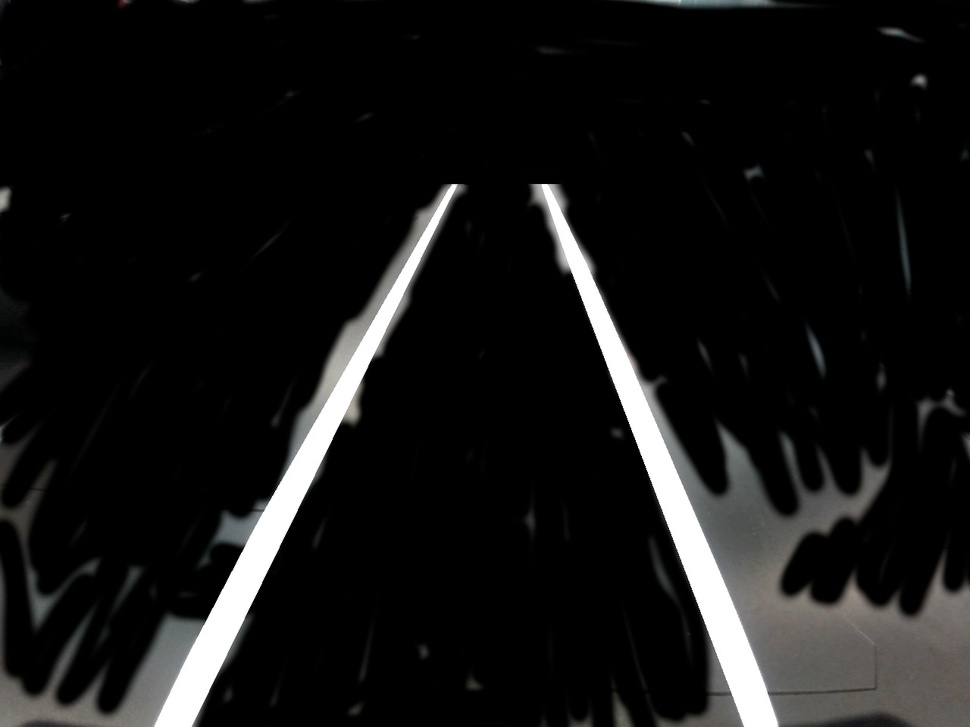
#> input picture Computer_Vision_for_Autonomous_Robot_Navigation/lane_detection_result.jpg, 970 x 727 px, shrunk from 1280 x 960 before the run, found by its file name
$ python matrix_pro.py
#> lines starting #> are read from the running program, lines starting #| are printed output that depends on the picture; after the words box and inside, x2 and y2 are one past the last pixel; in counts of white or black regions, pixels touching at a corner belong together
import cv2
import numpy as np

def find_white_lines(image):
    """Находит белые линии на изображении через различные методы"""
    # Конвертируем в HSV для лучшего выделения белых областей
    hsv = cv2.cvtColor(image, cv2.COLOR_BGR2HSV)

    # Создаем маску для белых областей
    lower_white = np.array([0, 0, 200])
    upper_white = np.array([180, 30, 255])
    white_mask = cv2.inRange(hsv, lower_white, upper_white)

    # Также используем простую бинаризацию по яркости
    gray = cv2.cvtColor(image, cv2.COLOR_BGR2GRAY)
    _, bright_mask = cv2.threshold(gray, 250, 255, cv2.THRESH_BINARY)

    # Объединяем маски
    combined_mask = cv2.bitwise_or(white_mask, bright_mask)

    # Морфологические операции для очистки
    kernel = np.ones((3,3), np.uint8)
    combined_mask = cv2.morphologyEx(combined_mask, cv2.MORPH_CLOSE, kernel)
    combined_mask = cv2.morphologyEx(combined_mask, cv2.MORPH_OPEN, kernel)

    return combined_mask

def find_road_edges(image):
    """Находит границы дороги через поиск белых линий и контуров"""
    # Находим белые линии
    white_lines_mask = find_white_lines(image)

    # Находим контуры в маске белых линий
    contours, _ = cv2.findContours(white_lines_mask, cv2.RETR_EXTERNAL, cv2.CHAIN_APPROX_SIMPLE)

    height, width = image.shape[:2]

    # Фильтруем контуры по размеру и положению
    min_area = 1000
    valid_contours = []

    for cnt in contours:
        area = cv2.contourArea(cnt)
        if area > min_area:
            # Проверяем, что контур находится в нижней части изображения (дорога)
            M = cv2.moments(cnt)
            if M['m00'] > 0:
                cy = int(M['m01']/M['m00'])
                if cy > height * 0.3:  # Только контуры в нижних 70% изображения
                    valid_contours.append(cnt)

    # Сортируем контуры по положению (слева направо)
    valid_contours.sort(key=lambda c: cv2.boundingRect(c)[0])

    # Находим левую и правую границы дороги
    left_edge = None
    right_edge = None

    if len(valid_contours) >= 2:
        # Берем самый левый и самый правый контур
        left_edge = valid_contours[0]
        right_edge = valid_contours[-1]
    elif len(valid_contours) == 1:
        # Если найден только один контур, определяем его положение
        M = cv2.moments(valid_contours[0])
        cx = int(M['m10']/M['m00'])
        if cx < width/2:
            left_edge = valid_contours[0]
        else:
            right_edge = valid_contours[0]

    # Если не нашли контуры, используем детекцию линий
    if left_edge is None or right_edge is None:
        # Детекция линий через преобразование Хафа
        edges = cv2.Canny(white_lines_mask, 50, 150)
        lines = cv2.HoughLinesP(edges, 1, np.pi/180, 100, minLineLength=100, maxLineGap=50)

        if lines is not None:
            left_lines = []
            right_lines = []

            for line in lines:
                x1, y1, x2, y2 = line[0]
                if y2 < y1:  # Линия идет снизу вверх
                    continue

                # Вычисляем угол линии
                angle = np.arctan2(y2 - y1, x2 - x1) * 180 / np.pi

                # Фильтруем по углу (вертикальные линии)
                if abs(angle) < 30 or abs(angle) > 150:
                    # Определяем, левая это линия или правая
                    if x1 < width/2:
                        left_lines.append(line[0])
                    else:
                        right_lines.append(line[0])

            # Убираем весь блок с линиями Хафа - берем точки только от контуров

    # Создаем точки трапеции от контуров белых линий
    if left_edge is not None and right_edge is not None:
        # Берем точки контуров
        left_points = left_edge.reshape(-1, 2)
        right_points = right_edge.reshape(-1, 2)

        # От левой линии берем самые правые точки (сверху и снизу)
        left_right_x = np.max(left_points[:, 0])
        left_top_y = np.min(left_points[:, 1])
        left_bottom_y = np.max(left_points[:, 1])

        # От правой линии берем самые левые точки (сверху и снизу)
        right_left_x = np.min(right_points[:, 0])
        right_top_y = np.min(right_points[:, 1])
        right_bottom_y = np.max(right_points[:, 1])

        # Строим трапецию с учетом наклона линий
        # Верхние точки - на одной высоте (самая верхняя)
        top_y = min(left_top_y, right_top_y)

        # Нижние точки - на одной высоте (самая нижняя)
        bottom_y = max(left_bottom_y, right_bottom_y)

        # Находим x-координаты для верхних и нижних точек с учетом наклона
        # Для левой линии: находим САМУЮ ПРАВУЮ точку на высоте top_y и bottom_y (внутренняя граница)
        left_top_mask = np.abs(left_points[:, 1] - top_y) < 5  # точки вблизи top_y
        left_bottom_mask = np.abs(left_points[:, 1] - bottom_y) < 5  # точки вблизи bottom_y

        if np.any(left_top_mask):
            left_top_x = np.max(left_points[left_top_mask, 0])  # самая правая точка
        else:
            left_top_x = left_right_x

        if np.any(left_bottom_mask):
            left_bottom_x = np.max(left_points[left_bottom_mask, 0])  # самая правая точка
        else:
            left_bottom_x = left_right_x

        # Для правой линии: находим САМУЮ ЛЕВУЮ точку на высоте top_y и bottom_y (внутренняя граница)
        right_top_mask = np.abs(right_points[:, 1] - top_y) < 5  # точки вблизи top_y
        right_bottom_mask = np.abs(right_points[:, 1] - bottom_y) < 5  # точки вблизи bottom_y

        if np.any(right_top_mask):
            right_top_x = np.min(right_points[right_top_mask, 0])  # самая левая точка
        else:
            right_top_x = right_left_x

        if np.any(right_bottom_mask):
            right_bottom_x = np.min(right_points[right_bottom_mask, 0])  # самая левая точка
        else:
            right_bottom_x = right_left_x

        dst_points = np.float32([
            [left_top_x, top_y],           # верхний левый (левая линия на верхней высоте)
            [right_top_x, top_y],          # верхний правый (правая линия на верхней высоте)
            [right_bottom_x, bottom_y],    # нижний правый (правая линия на нижней высоте)
            [left_bottom_x, bottom_y]      # нижний левый (левая линия на нижней высоте)
        ])

        # Отладочная информация
        print(f"Точки трапеции от контуров:")
        print(f"Левая линия: верх x={left_top_x}, низ x={left_bottom_x}")
        print(f"Правая линия: верх x={right_top_x}, низ x={right_bottom_x}")
        print(f"Высота: верх y={top_y}, низ y={bottom_y}")
    else:
        # Используем значения по умолчанию (внутренние границы)
        dst_points = np.float32([
            [width * 0.35, int(height * 0.2)],       # верхний левый (внутренняя левая граница)
            [width * 0.65, int(height * 0.2)],       # верхний правый (внутренняя правая граница)
            [width * 0.65, int(height * 0.9)],       # нижний правый (внутренняя правая граница)
            [width * 0.35, int(height * 0.9)]        # нижний левый (внутренняя левая граница)
        ])

    # Визуализация найденных контуров
    viz = image.copy()
    if left_edge is not None:
        cv2.drawContours(viz, [left_edge], -1, (0, 255, 0), 2)
    if right_edge is not None:
        cv2.drawContours(viz, [right_edge], -1, (0, 0, 255), 2)

    return dst_points, white_lines_mask, viz

# [14 lines left out: function calculate_grid_step, not called in this run]

def create_grid_with_cells(width, height, num_cells_horizontal, num_cells_vertical, fill_cells=True, cell_color=(200, 200, 200), vertical_spacing=5):
    """Создает сетку с заданным количеством ячеек"""
    grid = np.zeros((height, width, 3), dtype=np.uint8)
    grid.fill(255)  # Белый фон

    # Увеличиваем расстояние между ячейками (уменьшаем количество ячеек)
    # Это даст больше пространства между линиями
    effective_horizontal = max(5, num_cells_horizontal)  # Минимум 5 ячеек
    effective_vertical = max(5, num_cells_vertical)     # Минимум 5 ячеек

    # Вычисляем шаги сетки
    horizontal_step = width // effective_horizontal
    vertical_step = height // effective_vertical

    # Если нужно заполнить ячейки цветом
    if fill_cells:
        # Заполняем каждую ячейку цветом
        for i in range(effective_vertical):
            for j in range(effective_horizontal):
                y1 = i * vertical_step
                y2 = (i + 1) * vertical_step
                x1 = j * horizontal_step
                x2 = (j + 1) * horizontal_step

                # Заполняем ячейку цветом
                cv2.rectangle(grid, (x1, y1), (x2, y2), cell_color, -1)

    # Рисуем черные линии сетки поверх заполненных ячеек
    line_color = (0, 0, 0)  # Черный цвет
    line_thickness = 3       # Увеличиваем толщину линий

    # Горизонтальные линии
    for i in range(effective_vertical + 1):
        y = i * vertical_step
        cv2.line(grid, (0, y), (width, y), line_color, line_thickness)

    # Вертикальные линии с увеличенным расстоянием
    vertical_line_spacing = vertical_spacing  # Расстояние между вертикальными линиями в пикселях
    print(f"DEBUG: vertical_spacing = {vertical_spacing}, effective_horizontal = {effective_horizontal}")

    for i in range(effective_horizontal + 1):
        x = i * horizontal_step

        # Рисуем линию с отступом от края ячейки
        if i == 0:  # Первая линия (левая граница)
            line_x = x
            print(f"DEBUG: Линия {i}: x={x} (левая граница)")
        elif i == effective_horizontal:  # Последняя линия (правая граница)
            line_x = x
            print(f"DEBUG: Линия {i}: x={x} (правая граница)")
        else:  # Промежуточные линии
            line_x = x + vertical_line_spacing  # Сдвигаем линию вправо
            print(f"DEBUG: Линия {i}: x={x} -> line_x={line_x} (сдвиг на {vertical_line_spacing})")

        cv2.line(grid, (line_x, 0), (line_x, height), line_color, line_thickness)

    return grid

def main():
    NUM_CELLS_HORIZONTAL = 15   # Количество ячеек по горизонтали
    NUM_CELLS_VERTICAL = 30    # Количество ячеек по вертикали


    image_path = "/home/arrma/PROGRAMMS/Arhipelag_2025/Computer_Vision_for_Autonomous_Robot_Navigation/lane_detection_result.jpg"
    image = cv2.imread(image_path)
#> image is the input picture: shape (727, 970, 3); mean B, G, R 20.8, 21.1, 21.2

    if image is None:
        print(f"Ошибка загрузки изображения: {image_path}")
        return

    height, width = image.shape[:2]
    print(f"Размер изображения: {width}x{height}")
#| Размер изображения: 970x727

    # Находим границы дороги
    dst_points, white_lines_mask, contour_img = find_road_edges(image)
#> in find_white_lines, `white_mask = cv2.inRange(hsv, lower_white, upper_white)`:
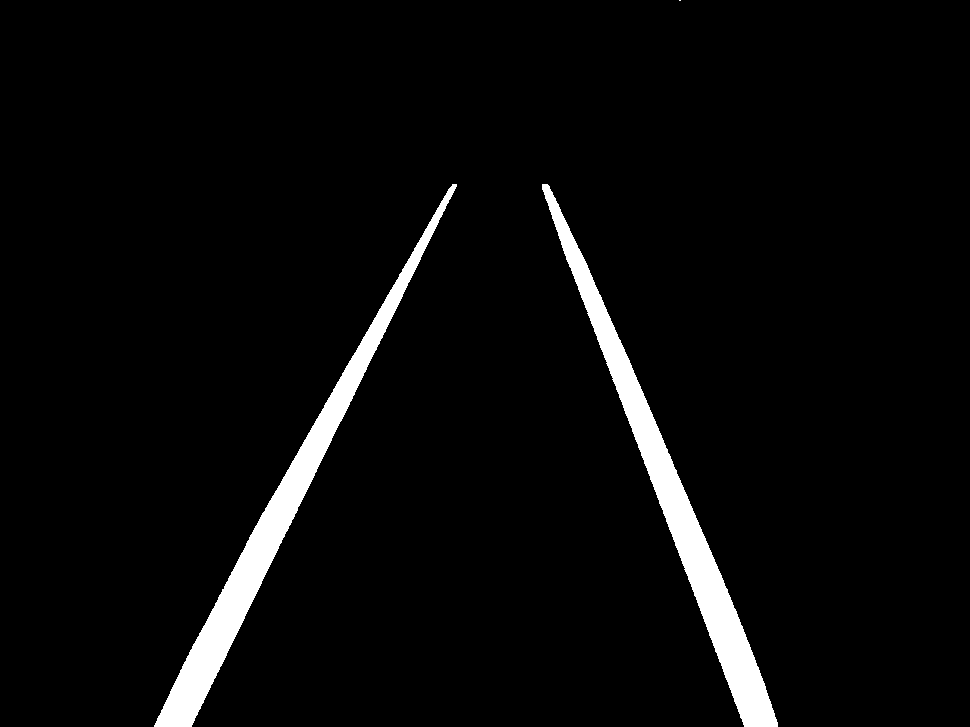
#> white_mask: shape (727, 970); 4.1% white; 3 white regions (1 under 20 px), largest, box (x1, y1, x2, y2) and area: (542, 184, 778, 727) 14728, (154, 184, 457, 727) 14320
#> in find_white_lines, `_, bright_mask = cv2.threshold(gray, 250, 255, cv2.THRESH_BINARY)`:
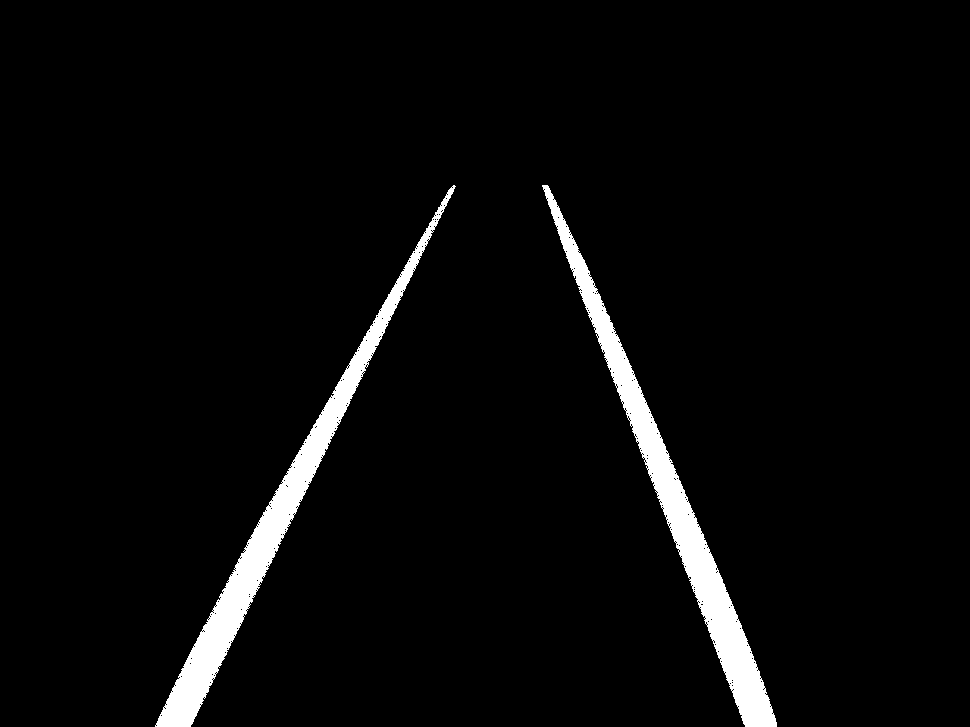
#> bright_mask: shape (727, 970); 3.9% white; 2 white regions, box (x1, y1, x2, y2) and area: (542, 185, 777, 727) 13821, (155, 185, 456, 727) 13347
#> in find_road_edges, `contours, _ = cv2.findContours(white_lines_mask, cv2.RETR_EXTERNAL, cv..`: contours = 2 contours; box (x1, y1, x2, y2) and area: (542, 184, 778, 727) 14170, (154, 184, 457, 727) 13756
#> the loop in find_road_edges, `for cnt in contours:` made 2 passes
#> (area, cy) on passes 1 to 2: (14170, 501), (13756, 517)
#> after the loop in find_road_edges, `for cnt in contours:`: valid_contours has the same summary as contours
#> in find_road_edges, `left_edge = valid_contours[0]`: left_edge = contour of 917 points, box (x1, y1, x2, y2) (154, 184, 457, 727), area 13756
#> in find_road_edges, `right_edge = valid_contours[-1]`: right_edge = contour of 829 points, box (x1, y1, x2, y2) (542, 184, 778, 727), area 14170
#> in find_road_edges, `left_points = left_edge.reshape(-1, 2)`: left_points = 917 pairs, first value 154 to 456, second value 184 to 726
#> in find_road_edges, `right_points = right_edge.reshape(-1, 2)`: right_points = 829 pairs, first value 542 to 777, second value 184 to 726
#> in find_road_edges, `left_right_x = np.max(left_points[:, 0])`: left_right_x = 456
#> in find_road_edges, `left_top_y = np.min(left_points[:, 1])`: left_top_y = 184
#> in find_road_edges, `left_bottom_y = np.max(left_points[:, 1])`: left_bottom_y = 726
#> in find_road_edges, `right_left_x = np.min(right_points[:, 0])`: right_left_x = 542
#> in find_road_edges, `right_top_y = np.min(right_points[:, 1])`: right_top_y = 184
#> in find_road_edges, `right_bottom_y = np.max(right_points[:, 1])`: right_bottom_y = 726
#> in find_road_edges, `top_y = min(left_top_y, right_top_y)`: top_y = 184
#> in find_road_edges, `bottom_y = max(left_bottom_y, right_bottom_y)`: bottom_y = 726
#> in find_road_edges, `left_top_x = np.max(left_points[left_top_mask, 0])`: left_top_x = 456
#> in find_road_edges, `left_bottom_x = np.max(left_points[left_bottom_mask, 0])`: left_bottom_x = 193
#> in find_road_edges, `right_top_x = np.min(right_points[right_top_mask, 0])`: right_top_x = 542
#> in find_road_edges, `right_bottom_x = np.min(right_points[right_bottom_mask, 0])`: right_bottom_x = 743
#> in find_road_edges, `dst_points = np.float32([ [left_top_x, top_y],`: dst_points = [[456, 184], [542, 184], [743, 726], [193, 726]]
#| Левая линия: верх x=456, низ x=193
#| Правая линия: верх x=542, низ x=743
#| Высота: верх y=184, низ y=726
#> in find_road_edges, `cv2.drawContours(viz, [right_edge], -1, (0, 0, 255), 2)`:
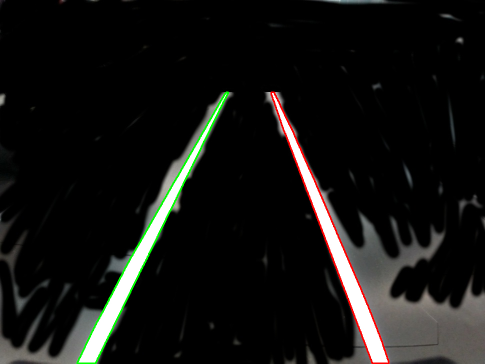
#> viz: shape (727, 970, 3) (shown at 1/2 size); mean B, G, R 18.4, 20.3, 20.2
#> dst_points = [[456, 184], [542, 184], [743, 726], [193, 726]]

    # # Выводим координаты трапеции для отладки
    # print("Координаты трапеции:")
    # for i, point in enumerate(dst_points):
    #     print(f"Точка {i}: ({point[0]:.1f}, {point[1]:.1f})")

    # Выводим параметры сетки
    print(f"Запрошенная сетка: {NUM_CELLS_HORIZONTAL} x {NUM_CELLS_VERTICAL} ячеек")
    print(f"Реальная сетка: {max(5, NUM_CELLS_HORIZONTAL)} x {max(5, NUM_CELLS_VERTICAL)} ячеек")
    print(f"Вертикальный отступ между линиями: 20 пикселей")

    # Создаем сетку с заданным количеством ячеек
    # fill_cells=True - заполнить ячейки цветом
    # cell_color=(200, 200, 200) - светло-серый цвет ячеек
    # vertical_spacing=10 - расстояние между вертикальными линиями в пикселях
    grid = create_grid_with_cells(width, height, NUM_CELLS_HORIZONTAL, NUM_CELLS_VERTICAL,
                                 fill_cells=True, cell_color=(200, 200, 200), vertical_spacing=20)
#> after the loop in create_grid_with_cells, `for i in range(effective_vertical + 1):`:
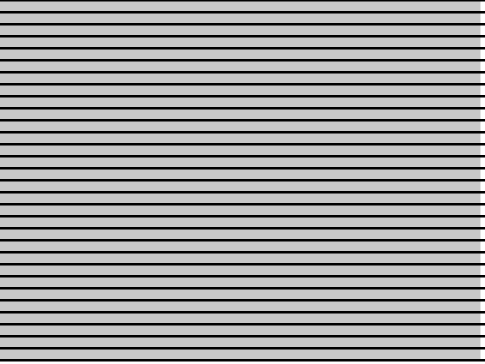
#> grid: shape (727, 970, 3) (shown at 1/2 size); min 0, max 255, mean 158.6
#> after the loop in create_grid_with_cells, `for i in range(effective_horizontal + 1):`:
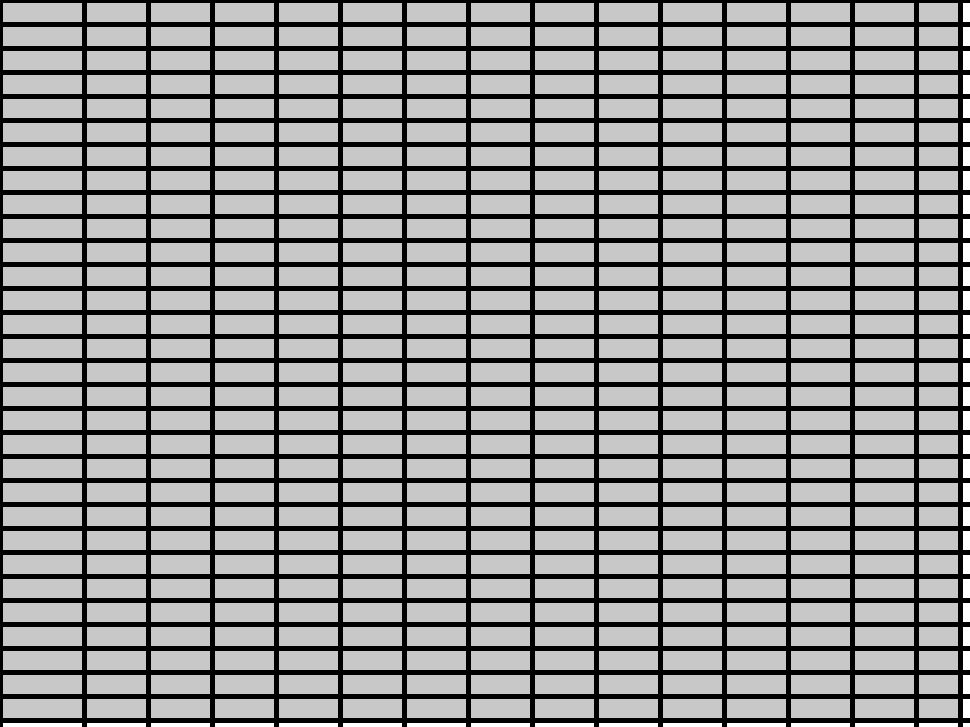
#> grid: shape (727, 970, 3); 6.35% of pixels changed, all inside (x1, y1, x2, y2) = (0, 3, 963, 727)

    # Точки исходного прямоугольника
    src_points = np.float32([
        [0, 0],          # верхний левый
        [width, 0],      # верхний правый
        [width, height], # нижний правый
        [0, height]      # нижний левый
    ])

    # Получаем матрицу перспективного преобразования
    matrix = cv2.getPerspectiveTransform(src_points, dst_points)
#> matrix = [[0.0887, -0.586, 456], [0, -0.0969, 184], [0, -0.00116, 1]]

    # Применяем перспективное преобразование к сетке
    warped_grid = cv2.warpPerspective(grid, matrix, (width, height))

    # Накладываем сетку на исходное изображение
    alpha = 1  # Прозрачность сетки
    result = cv2.addWeighted(image, 1, warped_grid, alpha, 0)

    # Рисуем границы трапеции
    yellow = (0, 255, 255)
    cv2.line(result, tuple(dst_points[0].astype(int)), tuple(dst_points[1].astype(int)), yellow, 2)
#> result: shape (727, 970, 3); mean B, G, R 55.6, 56, 56.1
    cv2.line(result, tuple(dst_points[1].astype(int)), tuple(dst_points[2].astype(int)), yellow, 2)
    cv2.line(result, tuple(dst_points[2].astype(int)), tuple(dst_points[3].astype(int)), yellow, 2)
    cv2.line(result, tuple(dst_points[3].astype(int)), tuple(dst_points[0].astype(int)), yellow, 2)

    # Добавляем точки трапеции
    for i, point in enumerate(dst_points):
        cv2.circle(result, tuple(point.astype(int)), 5, (0, 0, 255), -1)
        cv2.putText(result, str(i), tuple(point.astype(int)), cv2.FONT_HERSHEY_SIMPLEX, 0.5, (255, 255, 255), 1)
#> this loop made 4 passes
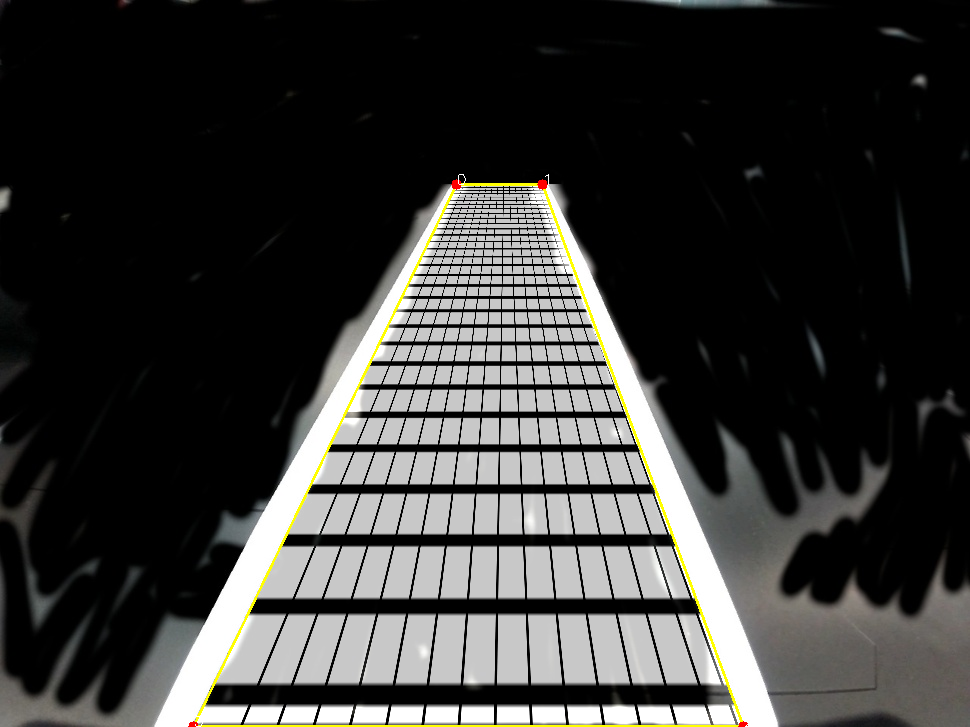
#> result: shape (727, 970, 3); mean B, G, R 54.7, 56.6, 56.7

    # Сохраняем результаты
    cv2.imwrite('road_with_grid_final.jpg', result)

    # Показываем результаты
    cv2.imshow('White Lines Detection', white_lines_mask)
    cv2.imshow('Road Contours', contour_img)
    cv2.imshow('Final Result with Grid', result)

    print("Нажмите любую клавишу для закрытия окон...")
    cv2.waitKey(0)
    cv2.destroyAllWindows()

if __name__ == "__main__":
    main()
